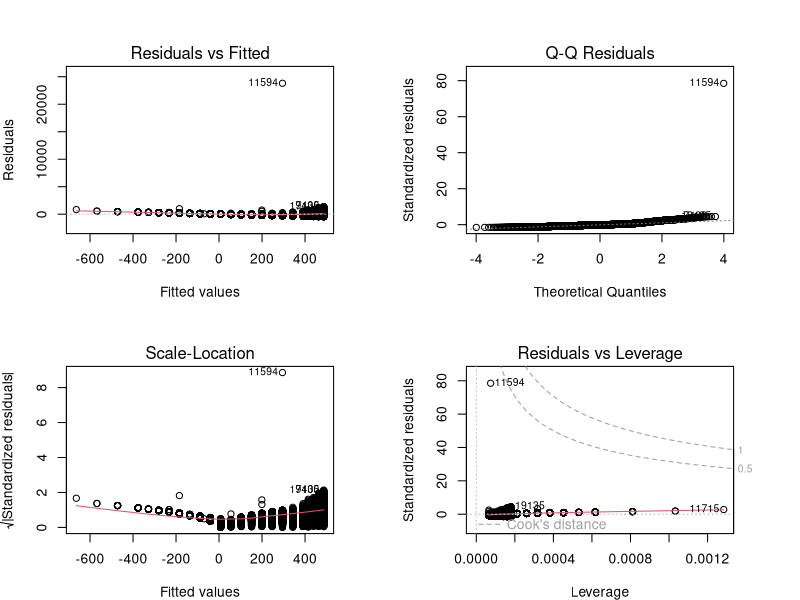
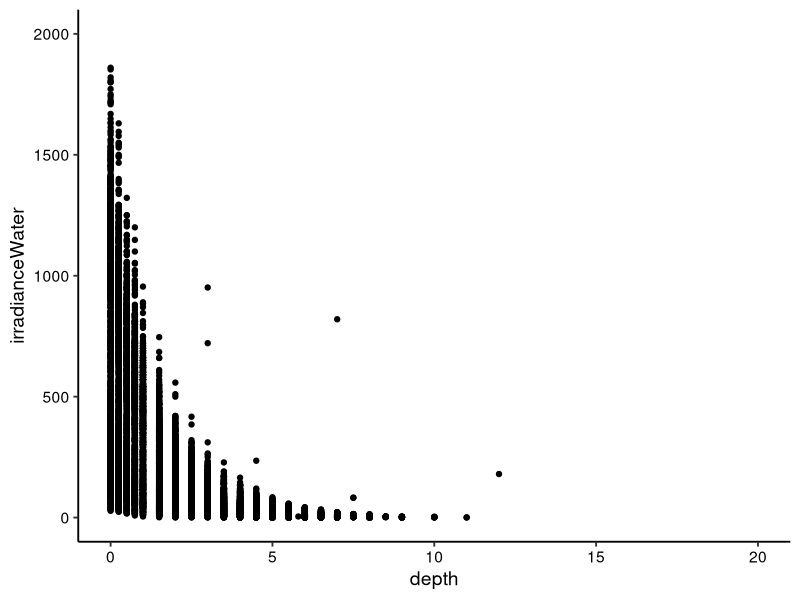
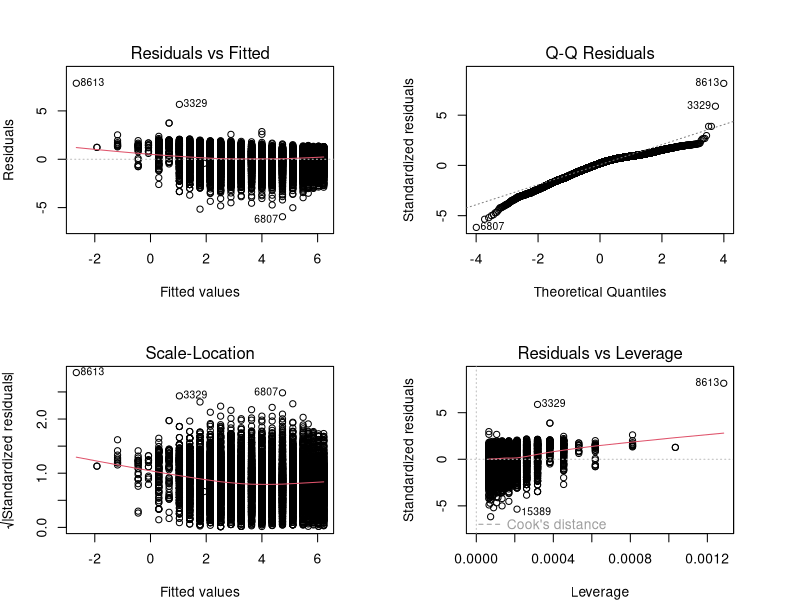
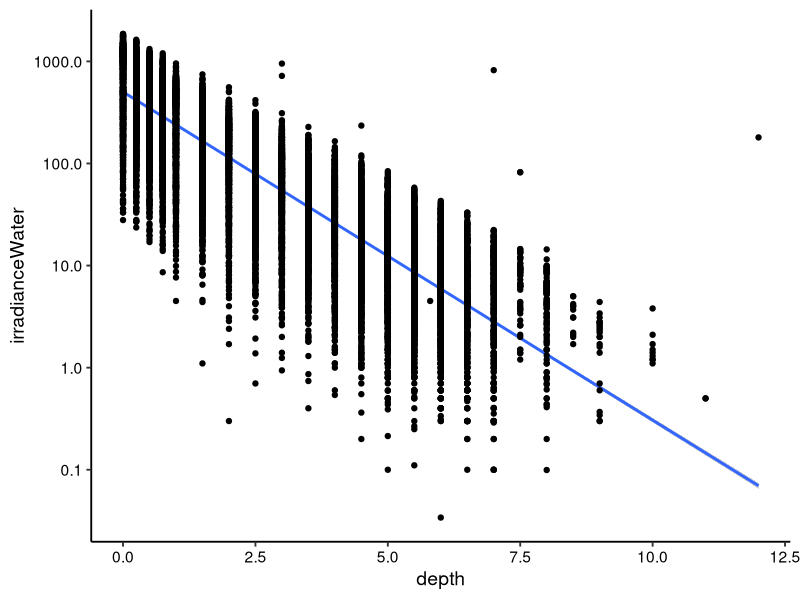
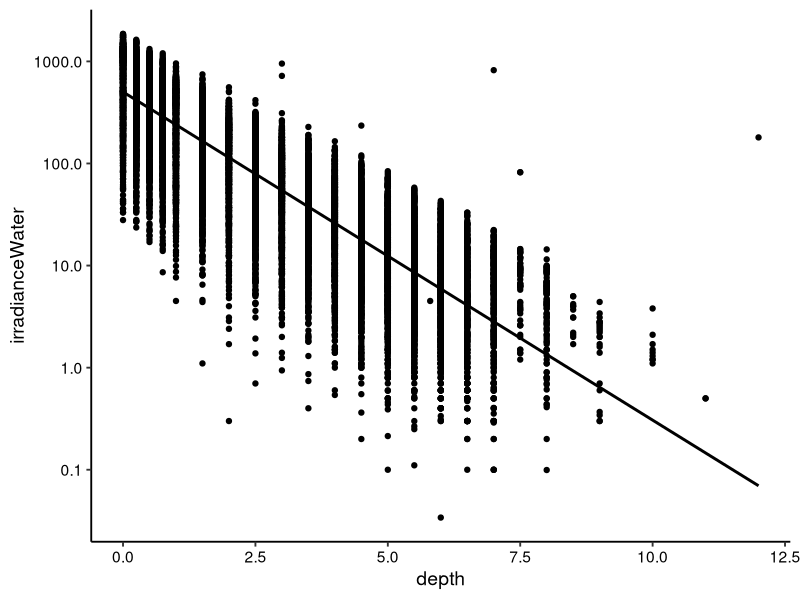
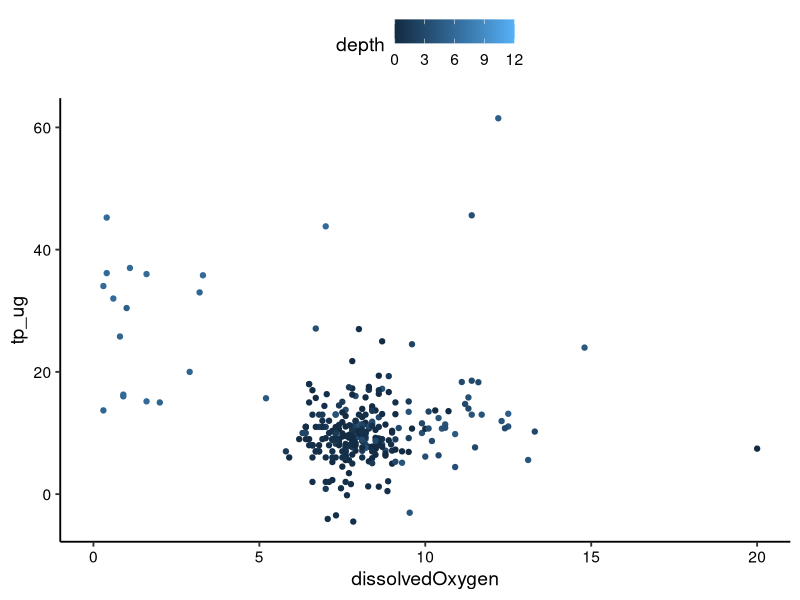
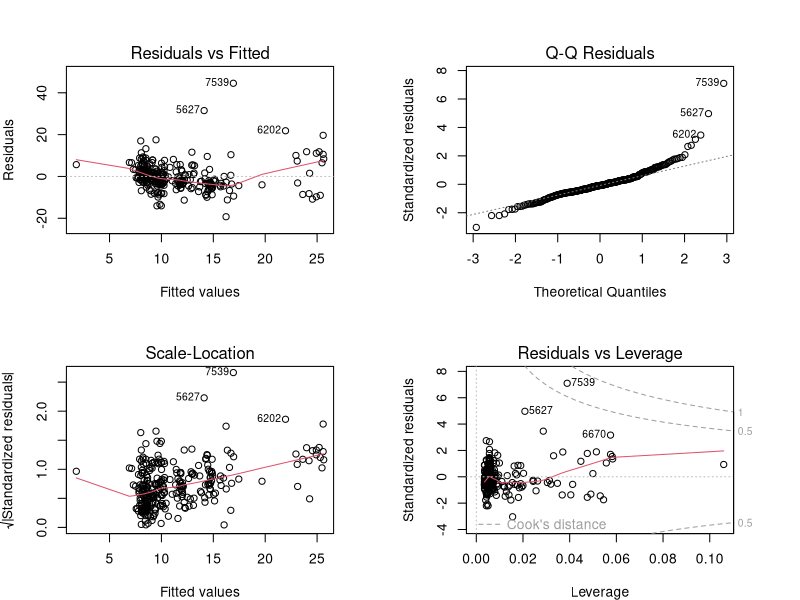
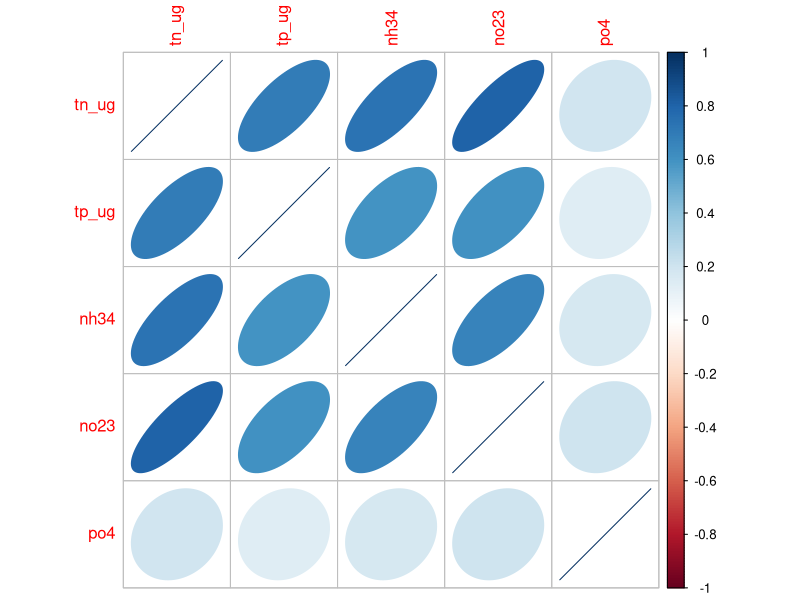

Generate these figures, in order, with R:
## ---- chunk 1
library(tidyverse)
options(scipen = 4)
library(here)
here()

PeterPaul.chem.nutrients <- read.csv(here("Data/Processed_KEY/NTL-LTER_Lake_Chemistry_Nutrients_PeterPaul_Processed.csv"), stringsAsFactors = TRUE)

# Set theme
mytheme <- theme_classic(base_size = 14) +
  theme(axis.text = element_text(color = "black"), 
        legend.position = "top")
theme_set(mytheme)
## ---- chunk 2
irradiance.regression <- 
  lm(PeterPaul.chem.nutrients$irradianceWater ~ 
       PeterPaul.chem.nutrients$depth)

# another way to format the lm() function
#provide data frame first, preferred way (can call multiple variables)
irradiance.regression <- lm(
  data = PeterPaul.chem.nutrients,
  irradianceWater ~ depth)
summary(irradiance.regression) #ask for summary

# Correlation
cor.test(PeterPaul.chem.nutrients$irradianceWater, PeterPaul.chem.nutrients$depth)
## ---- chunk 3
#divide screen into 4 graphs 
par(mfrow = c(2,2), mar=c(4,4,4,4))
plot(irradiance.regression)
par(mfrow = c(1,1))
## ---- chunk 4
# Plot the regression
irradiancebydepth <- 
  ggplot(PeterPaul.chem.nutrients, aes(x = depth, y = irradianceWater)) +
  ylim(0, 2000) +
  geom_point() 
print(irradiancebydepth) 
## ---- chunk 5
#filter dataset, eliminate 0s 
PeterPaul.chem.nutrients <- filter(PeterPaul.chem.nutrients, 
                                   irradianceWater != 0 & irradianceWater < 5000)
irradiance.regression2 <- lm(data = PeterPaul.chem.nutrients, log(irradianceWater) ~ depth)
summary(irradiance.regression2)

par(mfrow = c(2,2), mar=c(4,4,4,4))
plot(irradiance.regression2)
par(mfrow = c(1,1))

# Add a line and standard error for the linear regression
irradiancebydepth2 <- 
  ggplot(PeterPaul.chem.nutrients, aes(x = depth, y = irradianceWater)) +
  geom_smooth(method = "lm") +
  scale_y_log10() +    #add log scale on y 
  geom_point() 
print(irradiancebydepth2) 

# SE - confidence interval around smooth can also be removed
irradiancebydepth2 <- 
    ggplot(PeterPaul.chem.nutrients, aes(x = depth, y = irradianceWater)) +
    geom_point() +
    scale_y_log10() +  #log transformed values for irradianceWater
    geom_smooth(method = 'lm', se = FALSE, color = "black")
print(irradiancebydepth2)

# Make the graph attractive

## ---- chunk 6
#same lm function, call data and specific subset (lake name), formula, vars 
TPregression <- lm(data = subset(PeterPaul.chem.nutrients, lakename == "Paul Lake"), 
                   tp_ug ~ depth + dissolvedOxygen)
summary(TPregression)

TPplot <- ggplot(subset(PeterPaul.chem.nutrients, lakename == "Paul Lake"), 
                 aes(x = dissolvedOxygen, y = tp_ug, color = depth)) +
  geom_point() +
  xlim(0, 20)
print(TPplot)

par(mfrow = c(2,2), mar=c(4,4,4,4))
plot(TPregression)
par(mfrow = c(1,1))

## ---- chunk 7
#install.packages("corrplot")
library(corrplot)

#just include columns of interest, omit NAs
PeterPaulnutrients <- 
  PeterPaul.chem.nutrients %>%
  select(tn_ug:po4) %>%
  na.omit()
PeterPaulCorr <- cor(PeterPaulnutrients)
#thinner scatter plot, shape = represent the scatter plot of one against another, thinner = most linear. color strength and sign = -1 (red) to 1 (blue)
corrplot(PeterPaulCorr, method = "ellipse")

#mirror matrix, so show the number and shape 
corrplot.mixed(PeterPaulCorr, upper = "ellipse")
## ---- chunk 8
Paul.naomit <- PeterPaul.chem.nutrients %>%
  filter(lakename == "Paul Lake") %>%
  na.omit()

TPAIC <- lm(data = Paul.naomit, tp_ug ~ depth + dissolvedOxygen + 
              temperature_C + tn_ug + po4)

#Choose a model by AIC in a Stepwise Algorithm
step(TPAIC)
#show full regression 
#for removing each variable, what is the AIC (looking at if it's a better regression than removing none)
#go through removing vars w/ worst AIC 
TPmodel <- lm(data = Paul.naomit, tp_ug ~ dissolvedOxygen + temperature_C + tn_ug)
summary(TPmodel)
